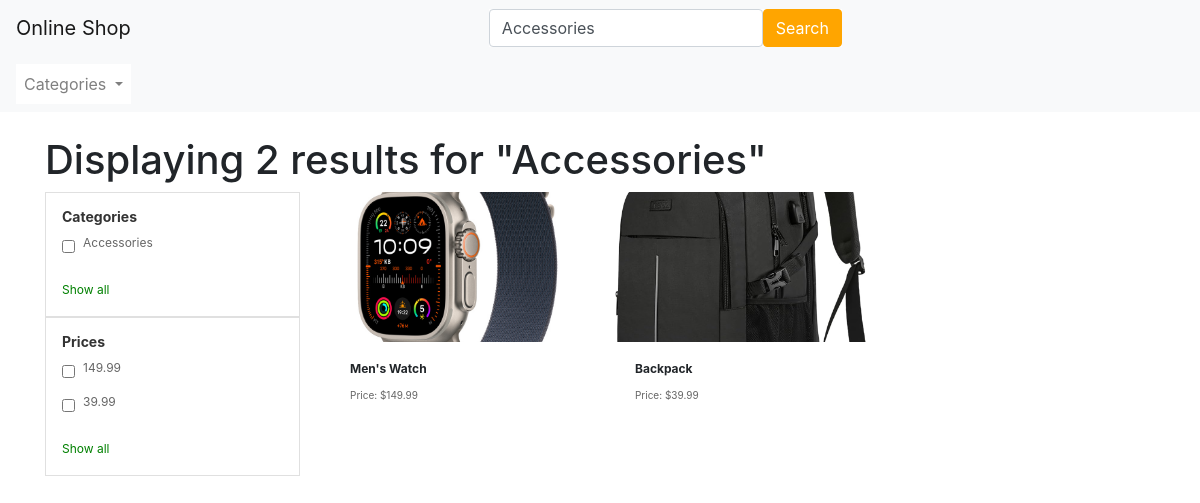
The app's page /category/Accessories/ with its own data.
### ecommerce_app/models.py (models this page shows, shortened)
class Product(models.Model):
    product_no = models.CharField(max_length=10)
    name = models.CharField(max_length=255, default='Ürün Adı')
    description = models.TextField()
    price = models.DecimalField(max_digits=10, decimal_places=2)
    image = models.ImageField(upload_to='product_images/')
    category = models.CharField(max_length=50)

### ecommerce_app/views.py (the view)
# urls.py: path('category/<str:category>/', views.category_search, name='category_search'),
def category_search(request, category):
    products = Product.objects.filter(category__exact=category)
    categories_with_counts = Product.objects.values('category').annotate(count=Count('category')).order_by('-count')[:5]
    unique_categories = set()
    unique_prices = set()
    for product in products:
        if product.category not in unique_categories:
            unique_categories.add(product.category)
        if product.price not in unique_prices:
            unique_prices.add(product.price)
    return render(request, 'search_results.html', {'search_results': products, 'query': category, 'categories_with_counts': categories_with_counts, 'unique_categories': unique_categories, 'unique_prices': unique_prices})

### ecommerce_app/templates/search_results.html (shortened to what this page needs)
<!DOCTYPE html>
<html lang="en">
<head>
    <link rel="stylesheet" href="https://stackpath.bootstrapcdn.com/bootstrap/4.5.2/css/bootstrap.min.css">
</head>
<body>
<nav class="navbar navbar-expand-lg navbar-light bg-light">
    <a class="navbar-brand" href="/">Online Shop</a>
    <div class="collapse navbar-collapse justify-content-center" id="navbarNav">
        <ul class="navbar-nav">
            <li class="nav-item">
                <form action="{% url 'home' %}" method="GET" class="form-inline">
                    <input type="text" name="q" class="form-control" placeholder="Search for products..." value="{{ query }}">
                    <button type="submit" class="btn btn-primary" style="background-color: orange; border-color: orange;">Search</button>
                </form>
            </li>
        </ul>
    </div>
</nav>
<nav class="navbar navbar-expand-lg navbar-light bg-light">
    <div class="collapse navbar-collapse" id="navbarCategories">
        <ul class="navbar-nav">
            <li class="nav-item dropdown">
                <a class="nav-link dropdown-toggle" href="#" id="navbarDropdown" role="button" data-toggle="dropdown" aria-haspopup="true" aria-expanded="false">
                    Categories
                </a>
            </li>
        </ul>
    </div>
</nav>
<div class="container mt-4">
    <h1>Displaying {{ search_results|length }} results for "{{ query }}"</h1>
    <div class="row">
        <div class="col-md-3">
            <div class="filter-section">
                <h4>Categories</h4>
                <ul>
                    {% for category in unique_categories %}
                        <li>
                            <input type="checkbox" id="category{{ forloop.counter }}" name="category" value="{{ category }}">
                            <label for="category{{ forloop.counter }}">{{ category }}</label>
                        </li>
                    {% endfor %}
                </ul>
                <a href="#">Show all</a>
            </div>
            <div class="filter-section">
                <h4>Prices</h4>
                <ul>
                    {% for price in unique_prices %}
                        <li>
                            <input type="checkbox" id="price{{ forloop.counter }}" name="price" value="{{ price }}">
                            <label for="price{{ forloop.counter }}">{{ price }}</label>
                        </li>
                    {% endfor %}
                </ul>
                <a href="#">Show all</a>
            </div>
        </div>
        <div class="col-md-9">
            <div class="row">
                {% if search_results %}
                    {% for product in search_results %}
                        <div class="col-md-4 mb-4">
                            <a href="{% url 'product_detail' product.id %}" style="text-decoration: none; color: inherit;">
                                <div class="card">
                                    <img src="{{ product.image.url }}" class="card-img-top" alt="{{ product.name }}">
                                    <div class="card-body">
                                        <h5 class="card-title">{{ product.name }}</h5>
                                        <p class="card-text">Price: ${{ product.price }}</p>
                                    </div>
                                </div>
                            </a>
                        </div>
                    {% endfor %}
                {% else %}
                    <p>No results found.</p>
                {% endif %}
            </div>
        </div>
    </div>
</div>
</body>
</html>

### ecommerce_app/templates/search_results.html (style rules this page uses)
.navbar-brand { color: black; }
.card { border: none; }
.card-img-top { height: 150px; object-fit: cover; }
.card-title { font-size: 12px; font-weight: bold; }
.card-text { font-size: 10px; color: #666666; }
.btn-primary { background-color: green; border-color: green; }
.navbar-brand { margin-right: 1rem; }
.navbar-nav { background-color: white; }
.filter-section { border: 1px solid #e0e0e0; padding: 1rem; }
.filter-section h4 { font-size: 14px; font-weight: bold; color: #333333; }
.filter-section ul { list-style: none; padding: 0; }
.filter-section li { display: flex; align-items: center; margin-bottom: 0.5rem; }
.filter-section input[type="checkbox"] { margin-right: 0.5rem; }
.filter-section label { font-size: 12px; color: #666666; }
.filter-section a { font-size: 12px; color: green; text-decoration: none; }

### records on screen
Product: unique_categories "Accessories", unique_prices "149.99", image (picture), name "Men's Watch", price "149.99"
Product: unique_prices "39.99", image (picture), name "Backpack", price "39.99"

### other values on screen
{{ search_results|length }} "2"
{{ query }} "Accessories"
